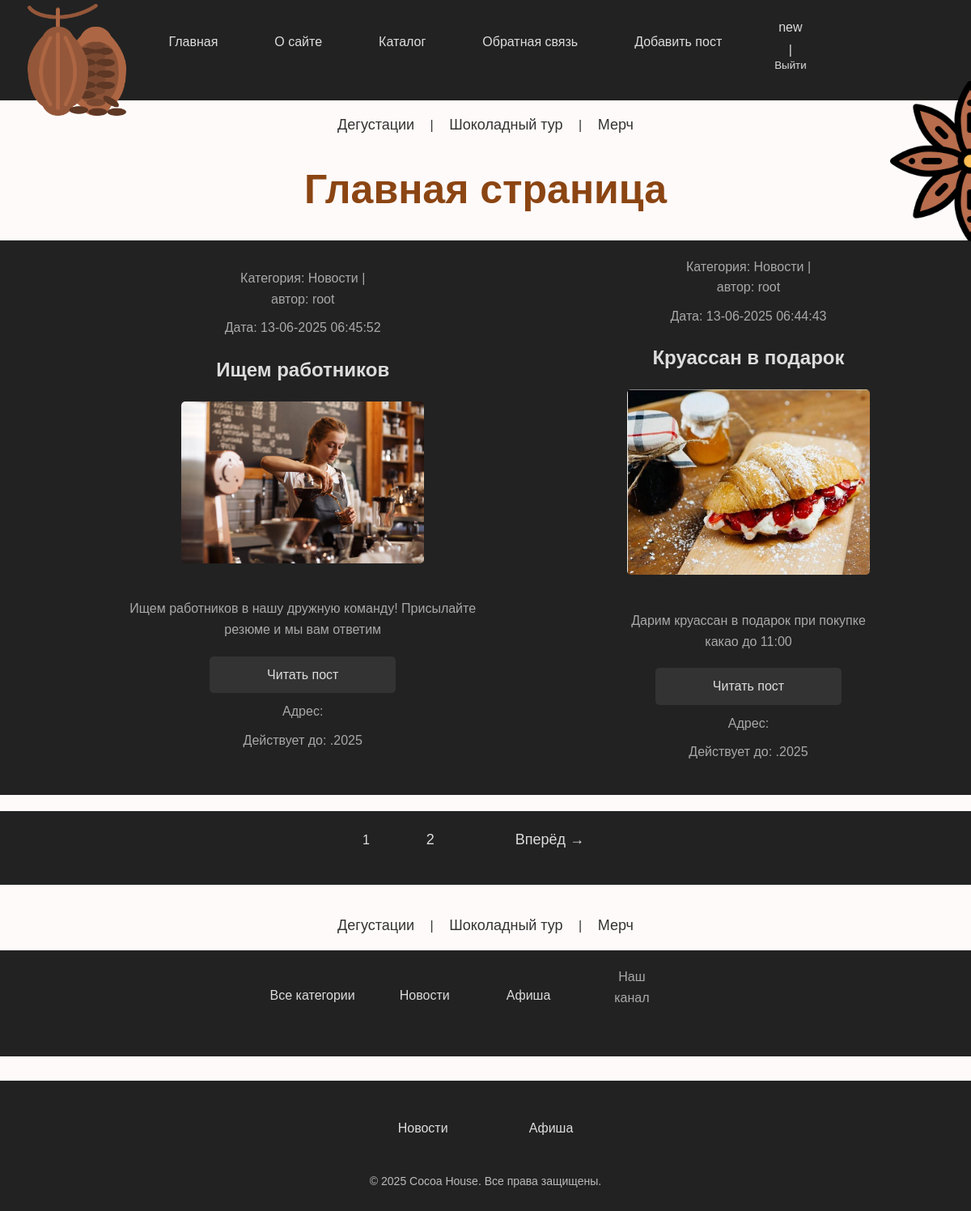
The app's page / (signed in) with its own data.
### users/models.py (models this page shows)
class User(AbstractUser):
 photo = models.ImageField(upload_to="users/%Y/%m/%d/",blank=True, null=True, verbose_name="Фотография")
 date_birth = models.DateTimeField(blank=True,null=True, verbose_name="Дата рождения")

### cocoa/models.py (models this page shows, shortened)
class Post(models.Model):
 tags = models.ManyToManyField('TagPost', blank=True,related_name='tags')
 class Status(models.IntegerChoices):
  DRAFT = 0, 'Черновик'
  PUBLISHED = 1, 'Опубликовано'
 title = models.CharField(max_length=255,verbose_name="Заголовок")
 slug = models.SlugField(max_length=255, db_index=True, unique=True)
 content = models.TextField(blank=True, verbose_name="Текст статьи")
 time_create = models.DateTimeField(auto_now_add=True, verbose_name="Время создания")
 time_update = models.DateTimeField(auto_now=True, verbose_name="Время изменения")
 is_published = models.BooleanField(choices=tuple(map(lambda x:(bool(x[0]), x[1]), Status.choices)), default=Status.DRAFT, verbose_name="Статус")
 objects = models.Manager()
 published = PublishedModel()
 cat = models.ForeignKey('Category', on_delete=models.CASCADE, related_name='posts', verbose_name="Категории")
 filial = models.OneToOneField('Filial', on_delete=models.SET_NULL, null=True, blank=True, related_name='Филиал')
 photo = models.FileField(upload_to="photos/%Y/%m/%d/", default=None, blank=True, null=True, verbose_name="Фото")
 author = models.ForeignKey(get_user_model(),on_delete=models.SET_NULL, related_name='posts',null=True, default=None)
 likes = models.ManyToManyField(settings.AUTH_USER_MODEL, related_name='liked_posts', blank=True)
 class Meta:
  verbose_name = 'Посты'
  verbose_name_plural = 'Посты'
  ordering = ['-time_create']
  indexes = [
   models.Index(fields=['-time_create']),
  ]
 def get_absolute_url(self):
  return reverse('post', kwargs={'post_slug':self.slug})

class Category(models.Model):
 name = models.CharField(max_length=100, db_index=True, verbose_name="Категория")
 slug = models.SlugField(max_length=255, unique=True, db_index=True)
 class Meta:
  verbose_name = 'Категория'
  verbose_name_plural = 'Категории'

### cocoa/views.py (the view)
# urls.py: path('', views.CocoaHome.as_view(), name='home'),
class CocoaHome(DataMixin, ListView):
    template_name = 'cocoa/index.html'
    context_object_name = 'posts'
    def get_context_data(self, *, object_list=None,**kwargs):
        return self.get_mixin_context(super().get_context_data(**kwargs), title = 'Главная страница',cat_selected = 0,)
    def get_queryset(self):
        return Post.published.all().select_related('cat')

### cocoa/models.py (called while the page is built)
 def get_queryset(self):
  return super().get_queryset().filter(is_published=Post.Status.PUBLISHED)

### cocoa/templatetags/cocoa_tags.py (called while the page is built)
@register.simple_tag(name='getcats')
def get_categories():
 return Category.objects.all()

@register.inclusion_tag('cocoa/list_categories.html')
def show_categories(cat_selected_id=0):
 cats = Category.objects.all()
 return {"cats": cats, "cat_selected":cat_selected_id}

@register.inclusion_tag('cocoa/list_tags.html')
def show_all_tags():
 return {"tags": TagPost.objects.all()}

@register.simple_tag
def get_menu():
 return views.main_menu

### cocoa/utils.py (called while the page is built)
    def get_mixin_context(self, context, **kwargs):
        if self.title_page:
            context['title'] = self.title_page
        context['cat_selected'] = None
        context.update(kwargs)
        return context

### users/context_processors.py (called while the page is built)
def get_cocoa_context(request):
 return {'mainmenu': main_menu}

### cocoa/templates/cocoa/index.html (shortened to what this page needs)
{% extends 'base.html' %}
{% block content %}
{% include 'cocoa/includes/nav.html' %}
{% load static %}
<h1>{{ title }}</h1>
<ul>
  {% for p in posts %}
    <li>
      <div class="article-panel">
        <p class="first">Категория: {{p.cat.name}} | автор: {{p.author.username|default:"неизвестен"}}</p>
        <p class="last">Дата: {{ p.time_update|date:"d-m-Y H:i:s" }}</p>
      </div>
      <h2>{{ p.title }}</h2>
      {% if p.photo %}
        <p ><img class="img-article-leftthumb" src="{{p.photo.url}}" style="max-width: 300px; height: auto; border-radius: 5px;"></p>
        {% endif %}
      <p>
        {% autoescape off %}
          {{ p.content|linebreaks|truncatewords:50 }}
        {% endautoescape %}
      </p>
      <p class="link-readpost"><a href="{{ p.get_absolute_url }}">Читать пост</a></p>
      <p>Адрес: {{ p.filial.address }}</p>
      <p>Действует до: {{ p.filial.month }}.2025</p>
    </li>
  {% endfor %}
</ul>
<nav class="list-pages">
  <ul>
    {% for p in paginator.page_range %}
      {% if page_obj.number == p %}
        <li class="page-num page-num-selected">{{ p }}</li>
      {% elif p >= page_obj.number|add:-2 and p <= page_obj.number|add:2 %}
        <li class="page-num">
          <a href="?page={{ p }}">{{ p }}</a>
        </li>
      {% endif %}
    {% endfor %}
    {% if page_obj.has_next %}
      <li class="page-num">
        <a href="?page={{ page_obj.next_page_number }}">Вперёд →</a>
      </li>
    {% endif %}
  </ul>
</nav>
<img src="{% static 'cocoa/images/badian.png' %}" alt="Бадьян" class="badian">
{% include 'cocoa/includes/nav.html' %}
{% endblock %}

### templates/base.html (shortened to what this page needs)
<!DOCTYPE html>
{% load static %}
{% load cocoa_tags %}
{% load menu_tags %}
{% getcats as categories %}
{% get_menu as main_menu %}
<html>
<head>
    <link type="text/css" href="{% static 'cocoa/css/styles.css' %}" rel="stylesheet" />
</head>
<body>
<div class="header">
   <ul id="mainmenu" class="mainmenu">
    <li class="logo">
        <a href="{% url 'home' %}">
            <img src="{% static 'cocoa/images/cocoa.png' %}" alt="Логотип" class="logo">
        </a>
    </li>
    <li><a href="{% url 'home' %}">Главная</a></li>
    {% for m in mainmenu %}
        <li><a href="{% url m.url_name %}">{{ m.title }}</a></li>
    {% endfor %}
    {% if user.is_authenticated %}
        <li class="last">
            <a href="{% url 'users:profile' %}">{{ user.username }}</a> |
            <form action="{% url 'users:logout' %}" method="post" style="display:inline;">
                <button type="submit" style="background:none; border:none; padding:0; color:#ddd; cursor:pointer;">
                    Выйти
                </button>
            </form>
        </li>
    {% else %}
        <li class="last">
            <a href="{% url 'users:login' %}">Войти</a> |
            <a href="{% url 'users:register' %}">Регистрация</a>
        </li>
    {% endif %}
</ul>
</div>
{% block content %}
{% endblock %}
<td valign="top" class="left-chapters">
    <ul id="leftchapters">
        {% if cat_selected == 0 or cat_selected is None %}
            <li class="selected">Все категории</li>
        {% else %}
            <li><a href="{% url 'home' %}">Все категории</a></li>
        {% endif %}
        {% show_categories cat_selected_id=cat_selected %}
        <li class="share">
            <p>Наш канал</p>
            <a class="share-yt" href="..." target="_blank" rel="nofollow"></a>
        </li>
        <li>{% show_all_tags %}</li>
    </ul>
</td>
<footer class="footer">
    <div class="footer-container">
        <ul class="footer-categories">
            {% for cat in categories %}
                <li><a href="{% url 'category' cat.id %}">{{ cat.name }}</a></li>
            {% endfor %}
        </ul>
        <p>&copy; 2025 Cocoa House. Все права защищены.</p>
    </div>
</footer>
</body>
</html>

### cocoa/templates/cocoa/list_categories.html
{% for cat in cats %}
 {% if cat.id == cat_selected %}
 <li
class="selected">{{cat.name}}</li>
 {% else %}
 <li><a href="{{ cat.get_absolute_url
}}">{{cat.name}}</a></li>
 {% endif %}
{% endfor %}

### cocoa/static/cocoa/css/styles.css (style rules this page uses)
body { font-family: Arial, sans-serif; background-color: #FFFAFA; color: #333; margin: 0; padding: 0; }
li { color: #ddd; text-align: center; display: flex; flex-direction: column; align-items: center; justify-content: center; margin-bottom: 20px; }
form { max-width: 600px; margin: 0 auto; }
.img-article-leftthumb { max-width: 100px; height: auto; border-radius: 20px; margin-bottom: 1rem; }
ul { list-style: none; padding: 0; margin: 0; background-color: #222; overflow: hidden; display: flex; justify-content: center; }
ul li { padding: 15px 20px; }
ul li a { color: #ddd; text-decoration: none; transition: color 0.3s; display: block; padding: 10px 15px; }
h1 { text-align: center; margin-top: 20px; color: #8B4513; font-size: 50px; }
h2 { color: #DCDCDC; text-align: center; }
p { text-align: center; line-height: 1.6; padding: 5px; color: #A9A9A9; width: 80%; max-width: 600px; margin: 0 auto; }
p a { display: inline-block; background-color: #333; color: #fff; padding: 10px 20px; text-decoration: none; border-radius: 5px; transition: background-color 0.3s; width: 200px; text-align: center; margin-top: 10px; margin: auto; }
.logo { position: absolute; top: 0px; left: 10px; width: 150px; height: auto; z-index: 10; }
.badian { position: absolute; top: 100px; right: 0px; width: 100px; height: auto; z-index: 35; }
nav { text-align: center; margin: 20px 0; }
nav a { color: #333; text-decoration: none; font-size: 18px; margin: 0 15px; transition: color 0.3s; }
body { font-family: Arial, sans-serif; background-color: #FFFAFA; color: #333; margin: 0; padding: 0; display: flex; flex-direction: column; min-height: 100vh; }
.footer { background-color: #222; color: #fff; text-align: center; padding: 20px 0; margin-top: 30px; }
.footer-container { max-width: 1000px; margin: 0 auto; }
.footer-categories { list-style: none; padding: 0; margin: 0; display: flex; justify-content: center; flex-wrap: wrap; }
.footer-categories li { margin: 5px 15px; }
.footer-categories li a { color: #ddd; text-decoration: none; font-size: 16px; transition: color 0.3s; }
.footer p { margin-top: 10px; font-size: 14px; color: #bbb; }

### records on screen
User: username "new"
Post: cat.name "Новости", author.username "root", time_update "13-06-2025 06:45:52", title "Ищем работников", photo (picture), content "Ищем работников в нашу дружную команду! Присылайте резюме и мы вам ответим"
Post: cat.name "Новости", author.username "root", time_update "13-06-2025 06:44:43", title "Круассан в подарок", photo (picture), content "Дарим круассан в подарок при покупке какао до 11:00"
Category: name "Новости"
Category: name "Афиша"

### other values on screen
{{ m.title }} "О сайте" "Каталог" "Обратная связь" "Добавить пост"
{{ title }} "Главная страница"
{{ p }} "1"
{{ p }} "2"
